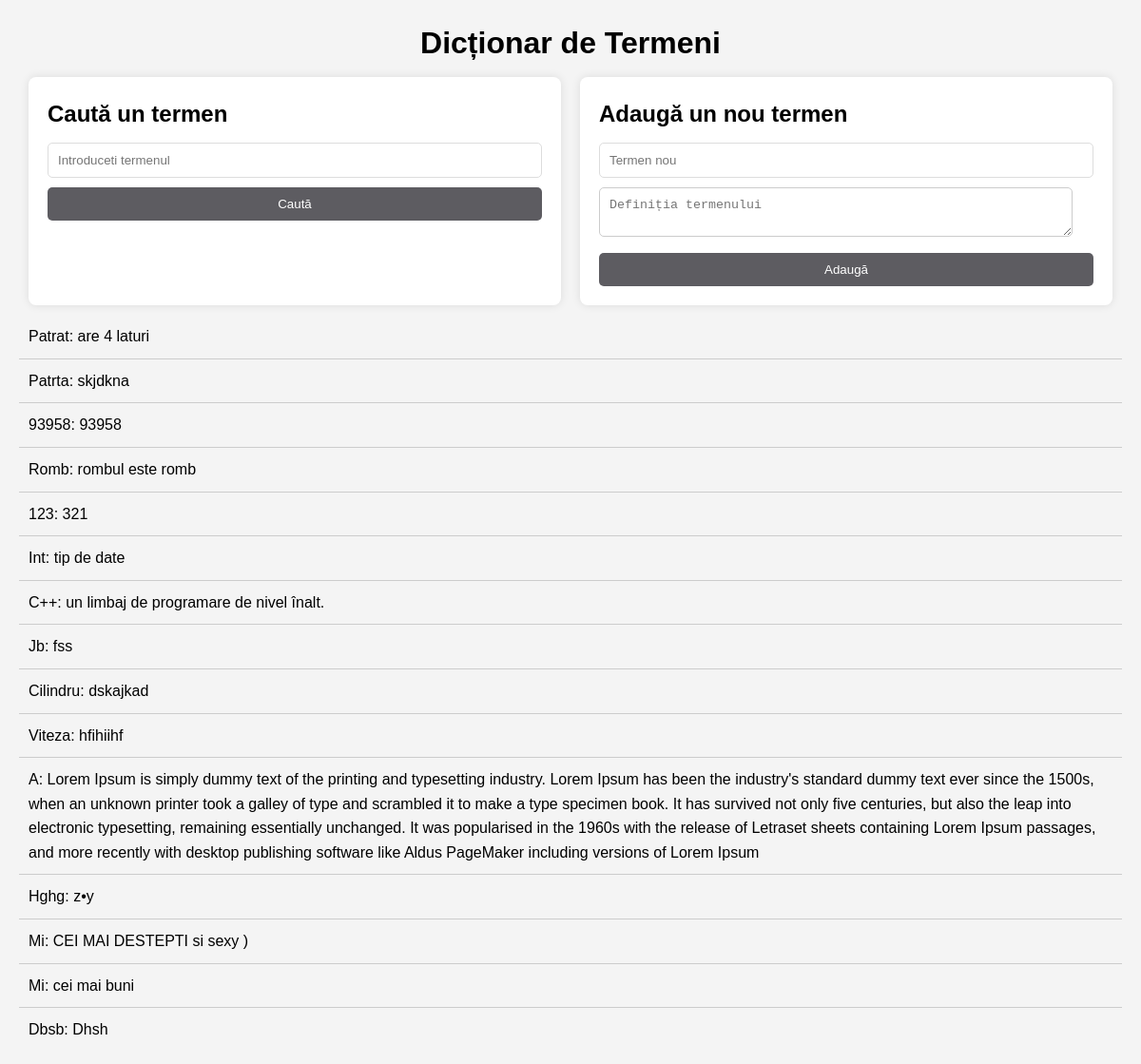
The page / on the database its author committed.
### a.py (models this page shows)
class Termen(db.Model):
    id = db.Column(db.Integer, primary_key=True)
    term = db.Column(db.String(100), unique=True, nullable=False)
    definition = db.Column(db.String(500), nullable=False)
    approved = db.Column(db.Boolean, default=False)

### a.py (the view, shortened to what this page needs)
@app.route('/', methods=['GET', 'POST'])
def index():
    term_to_search = None
    definition = None
    dictionar_matematic = None
    dictionar_matematic = Termen.query.filter_by(approved=True).all()
    return render_template('index.html', term=term_to_search, definition=definition, dictionar_matematic=dictionar_matematic)

### a.py (called while the page is built)
@app.before_request
def create_tables():
    db.create_all()

### templates/index.html (shortened to what this page needs)
<!DOCTYPE html>
<html lang="en">
<head>
    <link rel="stylesheet" href="{{ url_for('static', filename='style.css') }}">
</head>
<body>
    <h1>Dicționar de Termeni</h1>
 <div class="container">
    <div class="left-column">
        <h2>Caută un termen</h2>
        <form action="/" method="post">
            <input type="text" name="term" placeholder="Introduceti termenul" required>
            <button type="submit">Caută</button>
        </form>
    </div>
    <div class="right-column">
        <h2>Adaugă un nou termen</h2>
        <form action="/adauga" method="post">
            <input type="text" name="new_term" placeholder="Termen nou" required>
            <textarea name="new_definition" placeholder="Definiția termenului" required></textarea>
            <button type="submit">Adaugă</button>
        </form>
    </div>
</div>
<ul>
    {% for term in dictionar_matematic %}
        <li>{{ term.term.capitalize() }}: {{ term.definition }}</li>
    {% endfor %}
</ul>
</body>
</html>

### static/style.css (style rules this page uses)
* { margin: 0; padding: 0; box-sizing: border-box; }
body { font-family: 'Arial', sans-serif; line-height: 1.6; padding: 20px; background: #f4f4f4; }
.container { max-width: 1200px; margin: auto; display: flex; justify-content: space-between; flex-wrap: wrap; }
.left-column, .right-column { flex: 1; margin: 10px; background: white; padding: 20px; border-radius: 8px; box-shadow: 0 0 10px rgba(0, 0, 0, 0.1); }
h1 { text-align:center; }
input[type='text'], input[type='password'], textarea { width: calc(100% - 22px); padding: 10px; margin-bottom: 10px; border: 1px solid #ccc; border-radius: 5px; }
button { background: #5D5C61; color: #fff; padding: 10px 15px; border: none; border-radius: 5px; cursor: pointer; }
ul { list-style-type: none; }
ul li { padding: 10px; border-bottom: 1px solid #ccc; }
ul li:last-child { border-bottom: none; }
body { font-family: Arial, sans-serif; }
input[type="text"], input[type="password"] { width: 100%; padding: 10px; margin: 10px 0; border: 1px solid #ddd; border-radius: 5px; }
button { width: 100%; padding: 10px; background-color: #5D5C61; color: white; border: none; border-radius: 5px; cursor: pointer; }

### rows shown on the page
Termen: term "Patrat", definition "are 4 laturi"
Termen: term "Patrta", definition "skjdkna"
Termen: term "93958", definition "93958"
Termen: term "Romb", definition "rombul este romb"
Termen: term "123", definition "321"
Termen: term "Int", definition "tip de date"
Termen: term "C++", definition "un limbaj de programare de nivel înalt."
Termen: term "Jb", definition "fss"
Termen: term "Cilindru", definition "dskajkad"
Termen: term "Viteza", definition "hfihiihf"
Termen: term "A", definition "Lorem Ipsum is simply dummy text of the printing and typesetting industry. Lorem Ipsum has been the industry's standard dummy text ever since the 1500s, when an unknown printer took a galley of type and scrambled it to make a type specimen book. It has survived not only five centuries, but also the leap into electronic typesetting, remaining essentially unchanged. It was popularised in the 1960s with the release of Letraset sheets containing Lorem Ipsum passages, and more recently with desktop publishing software like Aldus PageMaker including versions of Lorem Ipsum"
Termen: term "Hghg", definition "z•y"
Termen: term "Mi", definition "CEI MAI DESTEPTI si sexy )"
Termen: term "Mi", definition "cei mai buni"
Termen: term "Dbsb", definition "Dhsh"
